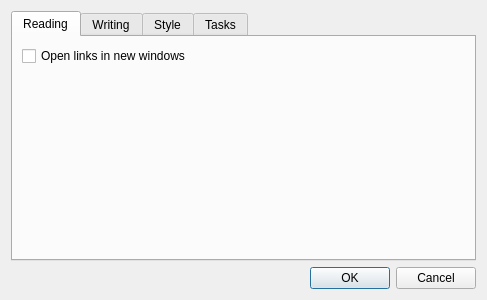
<?xml version="1.0" encoding="UTF-8"?>
<ui version="4.0">
 <class>SettingsDialog</class>
 <widget class="QDialog" name="SettingsDialog">
  <property name="geometry">
   <rect>
    <x>0</x>
    <y>0</y>
    <width>487</width>
    <height>300</height>
   </rect>
  </property>
  <property name="windowTitle">
   <string>Nettebook Settings</string>
  </property>
  <property name="windowIcon">
   <iconset resource="resources/resources.qrc">
    <normaloff>:/32/nettebook.png</normaloff>:/32/nettebook.png</iconset>
  </property>
  <layout class="QVBoxLayout" name="verticalLayout">
   <item>
    <widget class="QTabWidget" name="tabWidget">
     <property name="currentIndex">
      <number>0</number>
     </property>
     <widget class="QWidget" name="readingTab">
      <attribute name="title">
       <string>Reading</string>
      </attribute>
      <layout class="QVBoxLayout" name="verticalLayout_3">
       <item>
        <widget class="QCheckBox" name="openLinksInNewWindowsCB">
         <property name="text">
          <string>Open links in new windows</string>
         </property>
        </widget>
       </item>
       <item>
        <spacer name="verticalSpacer_2">
         <property name="orientation">
          <enum>Qt::Vertical</enum>
         </property>
         <property name="sizeHint" stdset="0">
          <size>
           <width>20</width>
           <height>40</height>
          </size>
         </property>
        </spacer>
       </item>
      </layout>
     </widget>
     <widget class="QWidget" name="writingTab">
      <attribute name="title">
       <string>Writing</string>
      </attribute>
      <layout class="QFormLayout" name="formLayout">
       <item row="0" column="0" colspan="2">
        <widget class="QCheckBox" name="saveResourcesCB">
         <property name="text">
          <string>Save resources alongside documents</string>
         </property>
         <property name="checked">
          <bool>true</bool>
         </property>
        </widget>
       </item>
       <item row="1" column="0">
        <widget class="QLabel" name="label">
         <property name="text">
          <string>Resource directory suffix</string>
         </property>
        </widget>
       </item>
       <item row="1" column="1">
        <widget class="QLineEdit" name="resourcesSuffix"/>
       </item>
       <item row="2" column="0">
        <widget class="QLabel" name="label_2">
         <property name="text">
          <string>Journal directory</string>
         </property>
        </widget>
       </item>
       <item row="2" column="1">
        <layout class="QHBoxLayout" name="horizontalLayout">
         <item>
          <widget class="QLineEdit" name="journalDirectory">
           <property name="minimumSize">
            <size>
             <width>200</width>
             <height>0</height>
            </size>
           </property>
          </widget>
         </item>
         <item>
          <widget class="QPushButton" name="journalDirectoryChooseButton">
           <property name="text">
            <string/>
           </property>
           <property name="icon">
            <iconset resource="resources/resources.qrc">
             <normaloff>:/32/folder-open.png</normaloff>:/32/folder-open.png</iconset>
           </property>
          </widget>
         </item>
        </layout>
       </item>
       <item row="3" column="0">
        <widget class="QLabel" name="label_3">
         <property name="text">
          <string>Journal filename format</string>
         </property>
        </widget>
       </item>
       <item row="3" column="1">
        <widget class="QLineEdit" name="journalFilenameFormat"/>
       </item>
       <item row="4" column="0" colspan="2">
        <widget class="QCheckBox" name="useJournalTemplates">
         <property name="text">
          <string>Journal entries always use templates</string>
         </property>
        </widget>
       </item>
      </layout>
     </widget>
     <widget class="QWidget" name="styleTab">
      <attribute name="title">
       <string>Style</string>
      </attribute>
      <layout class="QFormLayout" name="formLayout_2">
       <item row="0" column="0">
        <widget class="QLabel" name="codeBlockBackgroundLabel">
         <property name="text">
          <string>Code block background</string>
         </property>
        </widget>
       </item>
       <item row="0" column="1">
        <widget class="ColorSwatch" name="codeBackgroundColorSwatch" native="true"/>
       </item>
       <item row="1" column="0">
        <widget class="QLabel" name="searchResultBackgroundLabel">
         <property name="text">
          <string>Search result background</string>
         </property>
        </widget>
       </item>
       <item row="1" column="1">
        <widget class="ColorSwatch" name="searchResultBackgroundColorSwatch" native="true"/>
       </item>
      </layout>
     </widget>
     <widget class="QWidget" name="tasksTab">
      <attribute name="title">
       <string>Tasks</string>
      </attribute>
      <layout class="QVBoxLayout" name="verticalLayout_2">
       <item>
        <layout class="QHBoxLayout" name="horizontalLayout_2">
         <item>
          <widget class="QCheckBox" name="moveTasksUnderHeadingCB">
           <property name="text">
            <string>Move checked tasks under the first of these headings:</string>
           </property>
          </widget>
         </item>
        </layout>
       </item>
       <item>
        <widget class="QPlainTextEdit" name="doneTasksHeadingsTE">
         <property name="toolTip">
          <string>You can specify the possible &quot;done&quot; task headings in order of preference, one per line.</string>
         </property>
         <property name="toolTipDuration">
          <number>-7</number>
         </property>
         <property name="plainText">
          <string>Done
Finito
Ferdig</string>
         </property>
        </widget>
       </item>
       <item>
        <widget class="QCheckBox" name="moveTasksToBottomCB">
         <property name="text">
          <string>Otherwise move checked tasks to bottom of list</string>
         </property>
        </widget>
       </item>
       <item>
        <spacer name="verticalSpacer">
         <property name="orientation">
          <enum>Qt::Vertical</enum>
         </property>
         <property name="sizeHint" stdset="0">
          <size>
           <width>20</width>
           <height>40</height>
          </size>
         </property>
        </spacer>
       </item>
      </layout>
     </widget>
    </widget>
   </item>
   <item>
    <widget class="QDialogButtonBox" name="buttonBox">
     <property name="orientation">
      <enum>Qt::Horizontal</enum>
     </property>
     <property name="standardButtons">
      <set>QDialogButtonBox::Cancel|QDialogButtonBox::Ok</set>
     </property>
    </widget>
   </item>
  </layout>
 </widget>
 <customwidgets>
  <customwidget>
   <class>ColorSwatch</class>
   <extends>QWidget</extends>
   <header>colorswatch.h</header>
   <container>1</container>
  </customwidget>
 </customwidgets>
 <resources>
  <include location="resources/resources.qrc"/>
 </resources>
 <connections>
  <connection>
   <sender>buttonBox</sender>
   <signal>accepted()</signal>
   <receiver>SettingsDialog</receiver>
   <slot>accept()</slot>
   <hints>
    <hint type="sourcelabel">
     <x>227</x>
     <y>281</y>
    </hint>
    <hint type="destinationlabel">
     <x>157</x>
     <y>274</y>
    </hint>
   </hints>
  </connection>
  <connection>
   <sender>buttonBox</sender>
   <signal>rejected()</signal>
   <receiver>SettingsDialog</receiver>
   <slot>reject()</slot>
   <hints>
    <hint type="sourcelabel">
     <x>295</x>
     <y>287</y>
    </hint>
    <hint type="destinationlabel">
     <x>286</x>
     <y>274</y>
    </hint>
   </hints>
  </connection>
  <connection>
   <sender>saveResourcesCB</sender>
   <signal>toggled(bool)</signal>
   <receiver>resourcesSuffix</receiver>
   <slot>setEnabled(bool)</slot>
   <hints>
    <hint type="sourcelabel">
     <x>245</x>
     <y>49</y>
    </hint>
    <hint type="destinationlabel">
     <x>249</x>
     <y>88</y>
    </hint>
   </hints>
  </connection>
  <connection>
   <sender>saveResourcesCB</sender>
   <signal>toggled(bool)</signal>
   <receiver>label</receiver>
   <slot>setEnabled(bool)</slot>
   <hints>
    <hint type="sourcelabel">
     <x>149</x>
     <y>53</y>
    </hint>
    <hint type="destinationlabel">
     <x>135</x>
     <y>84</y>
    </hint>
   </hints>
  </connection>
 </connections>
</ui>
